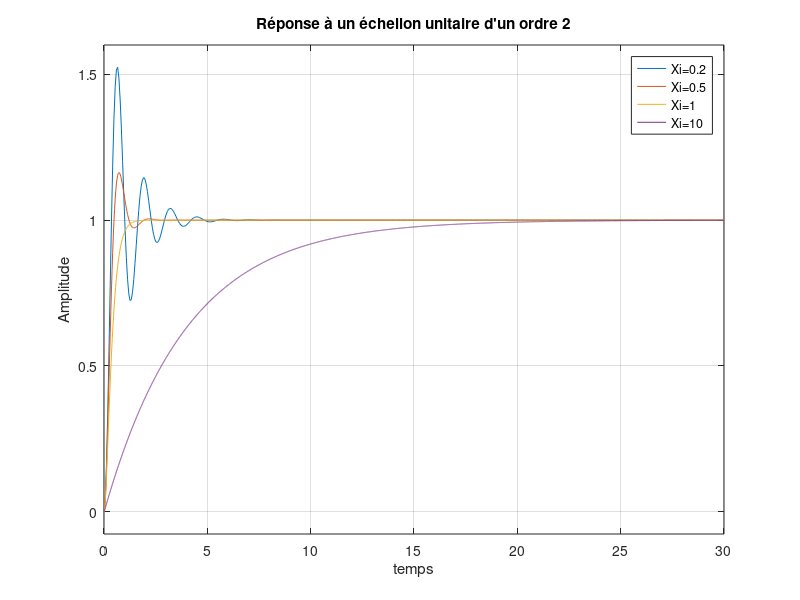

This chart was generated by the following MATLAB code:
clear
clc
close all

w=5
X=[0.2 0.5 1 10]

p=tf('p')

H_2a=1/(1+(2*X(1)*p)/w+(p/w)^2)
H_2b=1/(1+(2*X(2)*p)/w+(p/w)^2)
H_2c=1/(1+(2*X(3)*p)/w+(p/w)^2)
H_2d=1/(1+(2*X(4)*p)/w+(p/w)^2)

figure(1)
step(H_2a,H_2b,H_2c,H_2d)
title("Réponse à un échellon unitaire d'un ordre 2")
xlabel('temps')
ylabel('Amplitude')
legend('Xi=0.2','Xi=0.5','Xi=1','Xi=10')
pole(H_2a)
pole(H_2b)
pole(H_2c)
pole(H_2d)